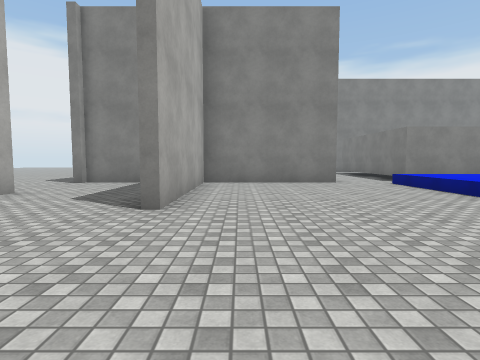
view 1 (above)

20 first-person views from a walk through a Unity game level. The camera is 1.3 m above the floor, tilts 4° down and sees 80° across. The floor is counted in squares, 2 m on a side. Each view is taken from the middle of a square. On the plan, view 1 faces up. The plan holds only what a view shows up to about 9 squares ahead; the rest is blank. The place goes on beyond the plan. Surface patterns are stand-ins for the level's own textures.

view 2
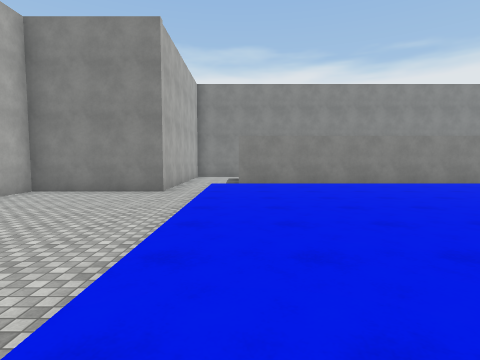

view 3
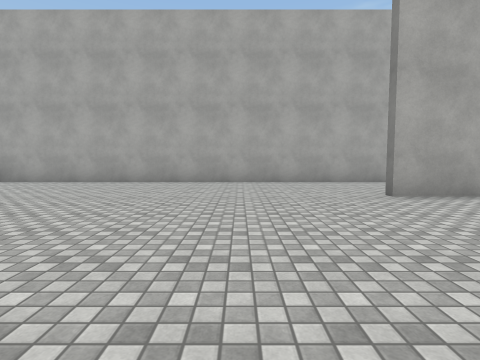

view 4
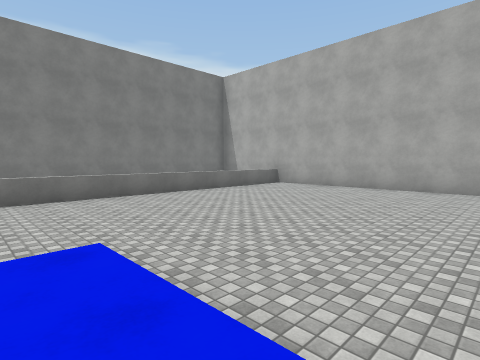

view 5
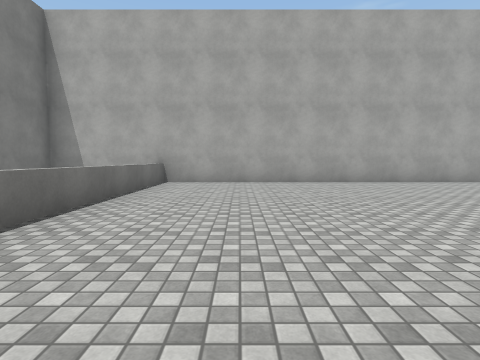

view 6
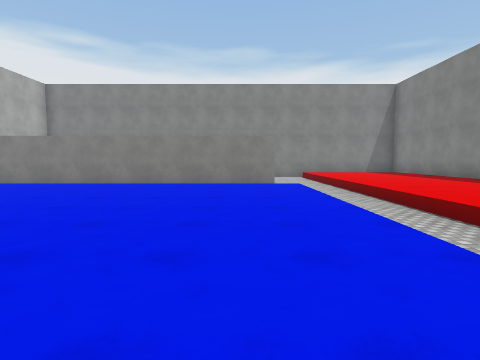

view 7
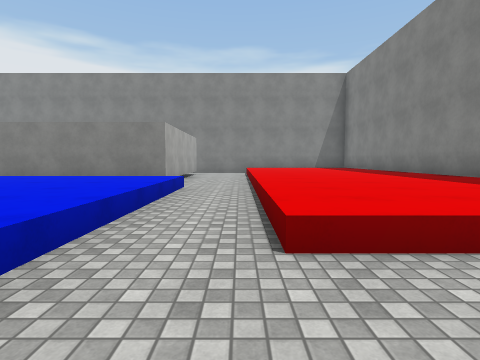

view 8
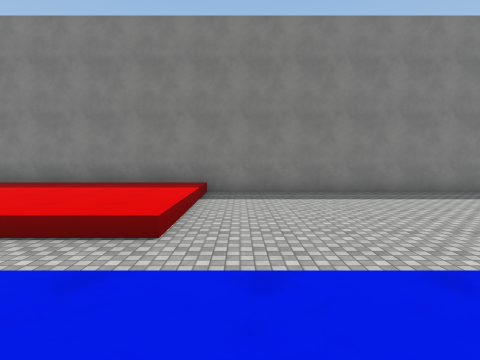

view 9
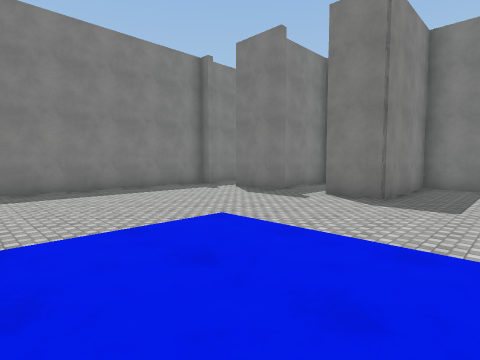

view 10
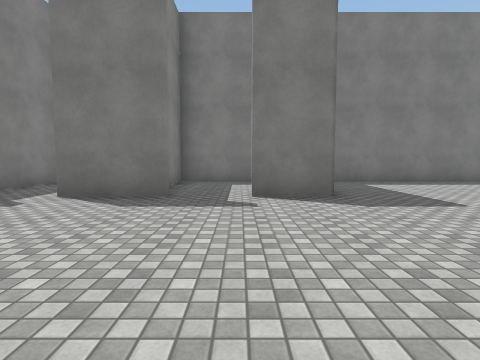

view 11
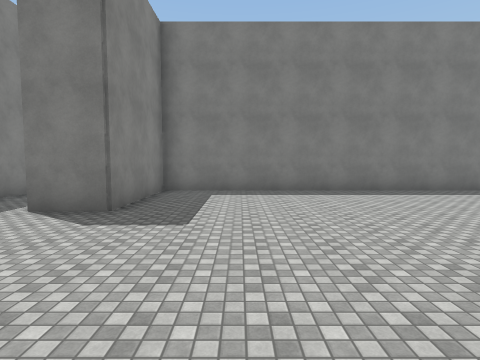

view 12
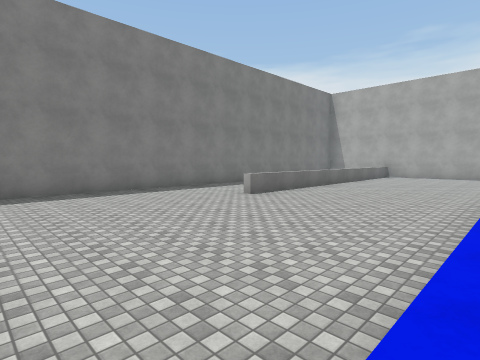

view 13
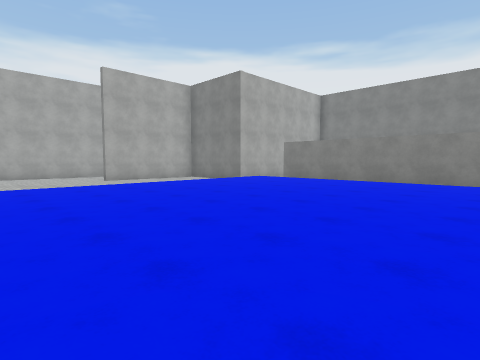

view 14
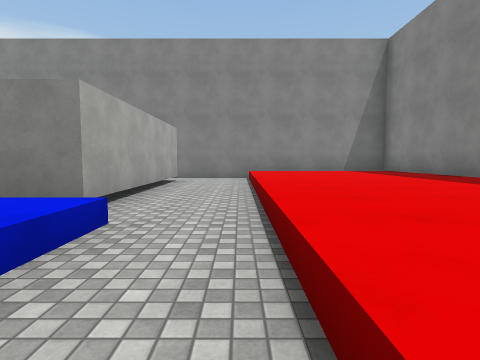

view 15
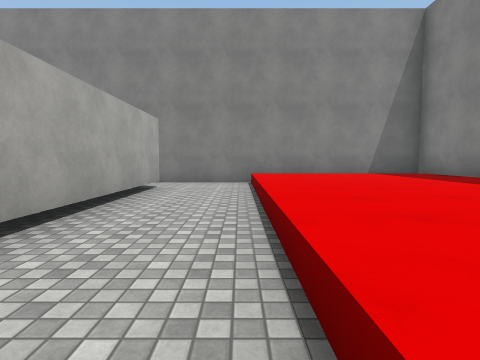

view 16
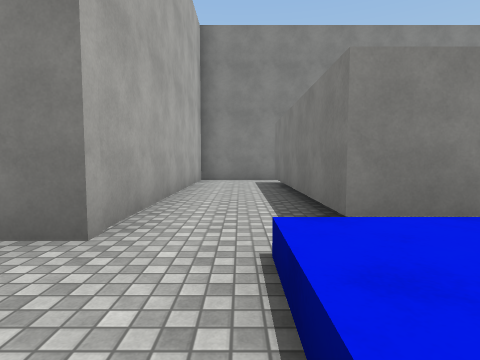

view 17
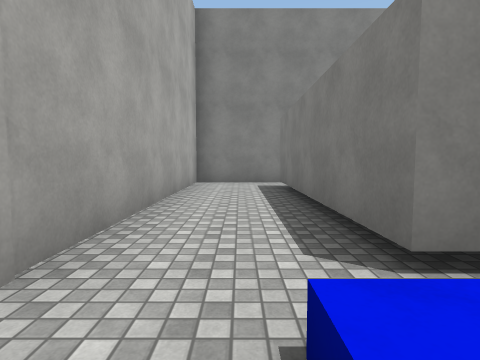

view 18
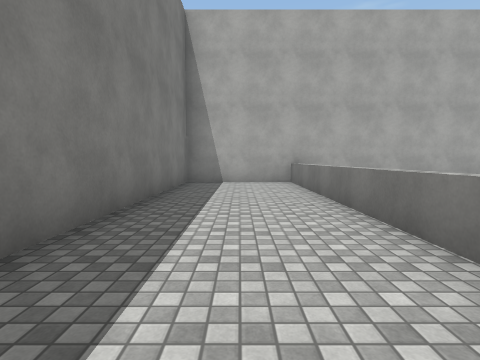

view 19
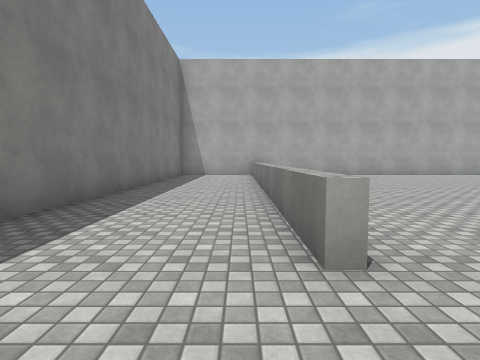

view 20
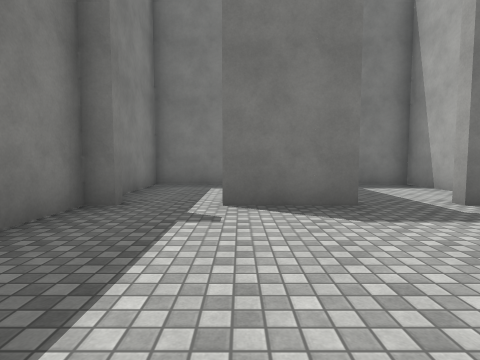

### Floor plan
Key: @ floor where view 1 was taken; # wall or solid block; . main floor; : floor 0.5 m higher than the main floor; / step, stairs or slope; = window, fence, low wall or low ledge.
Columns run from 6 left of view 1 to 21 right of it. Each row starts with its distance up from view 1.
 15         ####        ########
 14         #..#        #..::::#
 13         #..#        #..::::#
 12         #..#        #..::::#
 11         #..#        #..::::#
 10         #..#        #..::::#
  9 ..## ####..##########..::::#
  8 .... #....///////////..::::#
  7 .....#..../::::::::::..::::#
  6  ....#..../::::::::::..::::#
  5  #...#..../::::::::::..::::#
  4  #...#..../::::::::::..::::#
  3  #......../::::::::::..////#
  2  #......../::::::::::......#
  1  #......../::::::::::......#
  0  #....@.../::::::::::......#
 -1  #......../::::::::::......#
 -2  #.........................#
 -3  #.........................#
 -4  #.........................#
 -5  #.........................#
 -6  #..................##..##.#
 -7  #=.................#...#..#
 -8  #..................#...#..#
 -9  #..................#...#..#
-10  ###########################

Positions as (right, up) in squares from view 1, and headings:
1: (0, 0), facing up
2: (5, 0), facing up
3: (4, 1), facing left
4: (5, 1), facing down-left
5: (4, -4), facing left
6: (13, 0), facing up
7: (16, 1), facing up
8: (13, 2), facing right
9: (12, 1), facing down-right
10: (16, -1), facing down
11: (12, -1), facing down
12: (12, -1), facing down-left
13: (12, -1), facing up-left
14: (16, 5), facing up
15: (16, 7), facing up
16: (4, 6), facing up
17: (4, 7), facing up
18: (4, -8), facing left
19: (8, -7), facing left
20: (19, -2), facing down
